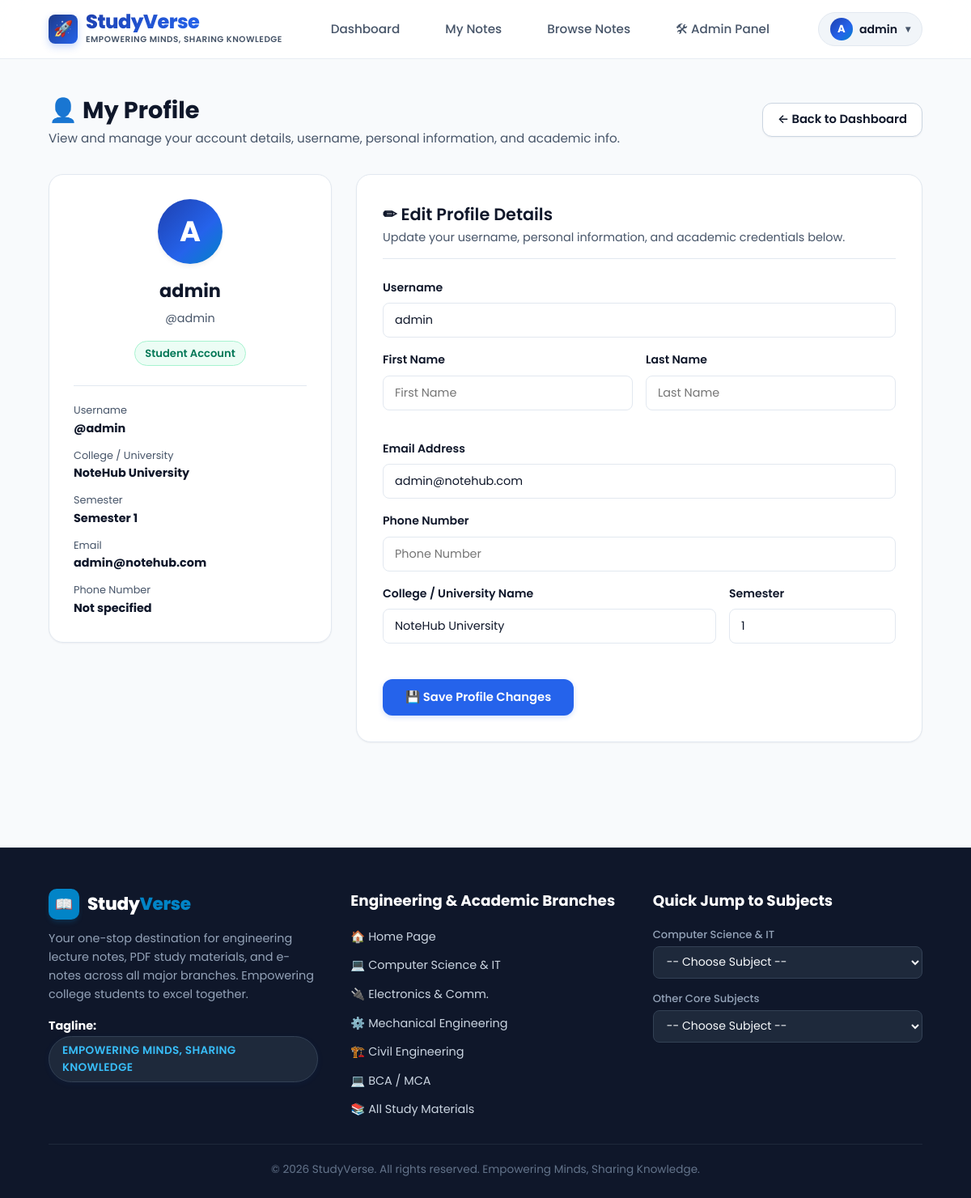
/accounts/profile/ (signed in), run on the app's committed database.
### accounts/models.py (models this page shows, shortened)
class Profile(models.Model):
    user = models.OneToOneField(
        User,
        on_delete=models.CASCADE
    )
    phone = models.CharField(max_length=15)
    college = models.CharField(max_length=100)
    semester = models.IntegerField()

### accounts/views.py (the view)
# urls.py: path("profile/", views.profile_view, name="profile"),
@login_required
def profile_view(request):
    profile, created = Profile.objects.get_or_create(
        user=request.user,
        defaults={'phone': '', 'college': 'Not specified', 'semester': 1}
    )
    success_msg = False
    if request.method == 'POST':
        u_form = UserUpdateForm(request.POST, instance=request.user)
        p_form = ProfileUpdateForm(request.POST, instance=profile)
        if u_form.is_valid() and p_form.is_valid():
            u_form.save()
            p_form.save()
            messages.success(request, "Profile details updated successfully!")
            success_msg = True
        else:
            messages.error(request, "Please fix the errors below.")
    else:
        u_form = UserUpdateForm(instance=request.user)
        p_form = ProfileUpdateForm(instance=profile)
    context = {
        'u_form': u_form,
        'p_form': p_form,
        'profile': profile,
        'success_msg': success_msg,
    }
    return render(request, 'accounts/profile.html', context)

### accounts/forms.py (shortened to what this page needs)
class UserUpdateForm(forms.ModelForm):
    class Meta:
        model = User
        fields = ['username', 'first_name', 'last_name', 'email']
    def __init__(self, *args, **kwargs):
        super().__init__(*args, **kwargs)
        self.fields['username'].widget.attrs.update({'class': 'form-control', 'placeholder': 'Username'})
        self.fields['first_name'].widget.attrs.update({'class': 'form-control', 'placeholder': 'First Name'})
        self.fields['last_name'].widget.attrs.update({'class': 'form-control', 'placeholder': 'Last Name'})
        self.fields['email'].widget.attrs.update({'class': 'form-control', 'placeholder': 'Email Address'})

class ProfileUpdateForm(forms.ModelForm):
    class Meta:
        model = Profile
        fields = ['phone', 'college', 'semester']
    def __init__(self, *args, **kwargs):
        super().__init__(*args, **kwargs)
        self.fields['phone'].widget.attrs.update({'class': 'form-control', 'placeholder': 'Phone Number'})
        self.fields['college'].widget.attrs.update({'class': 'form-control', 'placeholder': 'College / University'})
        self.fields['semester'].widget.attrs.update({'class': 'form-control', 'placeholder': 'Semester'})

### templates/accounts/profile.html (shortened to what this page needs)
{% extends "base.html" %}
{% block content %}
<div class="dashboard-wrapper">
    <div class="dashboard-header">
        <div>
            <h1>👤 My Profile</h1>
            <p>View and manage your account details, username, personal information, and academic info.</p>
        </div>
        <div>
            <a href="{% url 'dashboard' %}" class="btn-secondary">
                ← Back to Dashboard
            </a>
        </div>
    </div>
    <div style="display:grid; grid-template-columns: 1fr 2fr; gap:30px; align-items:start;">
        <div class="content-card" style="padding:30px; text-align:center;">
            <div style="width:80px; height:80px; border-radius:50%; background:var(--accent-gradient); color:white; font-size:2.2rem; font-weight:700; display:inline-flex; align-items:center; justify-content:center; margin-bottom:16px; box-shadow:var(--shadow-md);">
                {{ request.user.username|first|upper }}
            </div>
            <h2 style="font-size:1.4rem; color:var(--text-dark); margin-bottom:4px;">
                {{ request.user.first_name|default:request.user.username }} {{ request.user.last_name }}
            </h2>
            <p style="color:var(--text-muted); font-size:0.9rem; margin-bottom:16px;">@{{ request.user.username }}</p>
            <span class="status-pill approved" style="margin-bottom:24px;">Student Account</span>
            <div style="border-top:1px solid var(--border-light); padding-top:20px; text-align:left; font-size:0.9rem;">
                <div style="margin-bottom:12px;">
                    <span style="color:var(--text-muted); display:block; font-size:0.8rem;">Username</span>
                    <strong>@{{ request.user.username }}</strong>
                </div>
                <div style="margin-bottom:12px;">
                    <span style="color:var(--text-muted); display:block; font-size:0.8rem;">College / University</span>
                    <strong>{{ profile.college|default:"Not specified" }}</strong>
                </div>
                <div style="margin-bottom:12px;">
                    <span style="color:var(--text-muted); display:block; font-size:0.8rem;">Semester</span>
                    <strong>Semester {{ profile.semester|default:"1" }}</strong>
                </div>
                <div style="margin-bottom:12px;">
                    <span style="color:var(--text-muted); display:block; font-size:0.8rem;">Email</span>
                    <strong>{{ request.user.email|default:"Not specified" }}</strong>
                </div>
                <div>
                    <span style="color:var(--text-muted); display:block; font-size:0.8rem;">Phone Number</span>
                    <strong>{{ profile.phone|default:"Not specified" }}</strong>
                </div>
            </div>
        </div>
        <div class="content-card" style="padding:32px;">
            <div style="margin-bottom:24px; padding-bottom:14px; border-bottom:1px solid var(--border-light);">
                <h2 style="font-size:1.3rem; color:var(--text-dark); font-weight:600;">✏ Edit Profile Details</h2>
                <p style="color:var(--text-muted); font-size:0.9rem;">Update your username, personal information, and academic credentials below.</p>
            </div>
            <form method="POST">
                <div class="form-group" style="margin-bottom:16px;">
                    <label>Username</label>
                    {{ u_form.username }}
                </div>
                <div style="display:grid; grid-template-columns: 1fr 1fr; gap:16px; margin-bottom:16px;">
                    <div class="form-group">
                        <label>First Name</label>
                        {{ u_form.first_name }}
                    </div>
                    <div class="form-group">
                        <label>Last Name</label>
                        {{ u_form.last_name }}
                    </div>
                </div>
                <div class="form-group" style="margin-bottom:16px;">
                    <label>Email Address</label>
                    {{ u_form.email }}
                </div>
                <div class="form-group" style="margin-bottom:16px;">
                    <label>Phone Number</label>
                    {{ p_form.phone }}
                </div>
                <div style="display:grid; grid-template-columns: 2fr 1fr; gap:16px; margin-bottom:24px;">
                    <div class="form-group">
                        <label>College / University Name</label>
                        {{ p_form.college }}
                    </div>
                    <div class="form-group">
                        <label>Semester</label>
                        {{ p_form.semester }}
                    </div>
                </div>
                <button type="submit" class="btn-primary" style="padding:12px 28px;">
                    💾 Save Profile Changes
                </button>
            </form>
        </div>
    </div>
</div>
{% endblock %}

### templates/base.html (shortened to what this page needs)
{% load static %}
<!DOCTYPE html>
<html lang="en">
<head>
    <link rel="stylesheet" href="{% static 'css/style.css' %}">
</head>
<body>
    <nav class="navbar">
        <div class="logo">
            <a href="{% url 'home' %}">
                <span class="logo-icon">🚀</span>
                <div style="display:flex; flex-direction:column; justify-content:center;">
                    <span style="font-weight:800; line-height:1.1;" class="brand-gradient-text">StudyVerse</span>
                    <span style="font-size:0.65rem; text-transform:uppercase; letter-spacing:0.5px; color:var(--text-muted); font-weight:600; margin-top:1px;">Empowering Minds, Sharing Knowledge</span>
                </div>
            </a>
        </div>
        <ul class="nav-links">
            {% if user.is_authenticated %}
                <li><a href="{% url 'dashboard' %}">Dashboard</a></li>
                <li><a href="{% url 'my_notes' %}">My Notes</a></li>
                <li><a href="{% url 'browse_notes' %}">Browse Notes</a></li>
                {% if user.is_staff %}
                    <li><a href="{% url 'admin_dashboard' %}">🛠 Admin Panel</a></li>
                {% endif %}
            {% else %}
                <li><a href="{% url 'home' %}">Home</a></li>
                <li><a href="{% url 'browse_notes' %}">Browse Notes</a></li>
            {% endif %}
        </ul>
        <div class="nav-right">
            {% if user.is_authenticated %}
                <div class="user-dropdown-wrapper">
                    <button type="button" class="user-badge" id="userMenuBtn">
                        <span class="user-avatar">{{ user.username|first|upper }}</span>
                        <span>{{ user.first_name|default:user.username }}</span>
                        <span style="font-size:0.75rem; margin-left:2px; color:var(--text-muted);">▾</span>
                    </button>
                </div>
            {% else %}
                <a href="{% url 'login' %}" class="btn-secondary">Login</a>
                <a href="{% url 'register' %}" class="btn-primary">Register</a>
            {% endif %}
        </div>
    </nav>
    <main>
        {% block content %}
        {% endblock %}
    </main>
    <footer class="site-footer">
        <div class="footer-container">
            <div class="footer-col">
                <a class="brand-logo" href="{% url 'home' %}" style="margin-bottom:12px;">
                    <div class="brand-icon">
                        📖
                    </div>
                    <span class="brand-text" style="color:#ffffff;">Study<span class="brand-highlight">Verse</span></span>
                </a>
                <p>Your one-stop destination for engineering lecture notes, PDF study materials, and e-notes across all major branches. Empowering college students to excel together.</p>
                <div style="margin-top: 16px;">
                    <p><strong style="color:#ffffff;">Tagline:</strong> <span class="tagline-badge" style="background:#1e293b; color:#38bdf8; border-color:#334155;">Empowering Minds, Sharing Knowledge</span></p>
                </div>
            </div>
            <div class="footer-col">
                <h3>Engineering & Academic Branches</h3>
                <ul class="footer-list">
                    <li><a href="{% url 'home' %}">🏠 Home Page</a></li>
                    <li><a href="{% url 'browse_notes' %}?branch=CSE">💻 Computer Science & IT</a></li>
                    <li><a href="{% url 'browse_notes' %}?branch=ECE">🔌 Electronics & Comm.</a></li>
                    <li><a href="{% url 'browse_notes' %}?branch=ME">⚙️ Mechanical Engineering</a></li>
                    <li><a href="{% url 'browse_notes' %}?branch=CIVIL">🏗️ Civil Engineering</a></li>
                    <li><a href="{% url 'browse_notes' %}?branch=BCA_MCA">💻 BCA / MCA</a></li>
                    <li><a href="{% url 'browse_notes' %}">📚 All Study Materials</a></li>
                </ul>
            </div>
            <div class="footer-col">
                <h3>Quick Jump to Subjects</h3>
                <div class="dropdown-group">
                    <label>Computer Science & IT</label>
                    <select class="footer-select" onchange="if(this.value) window.location.href=this.value;">
                        <option value="">-- Choose Subject --</option>
                    </select>
                </div>
                <div class="dropdown-group">
                    <label>Other Core Subjects</label>
                    <select class="footer-select" onchange="if(this.value) window.location.href=this.value;">
                        <option value="">-- Choose Subject --</option>
                    </select>
                </div>
            </div>
        </div>
        <div class="footer-bottom">
            <p>&copy; 2026 StudyVerse. All rights reserved. Empowering Minds, Sharing Knowledge.</p>
        </div>
    </footer>
</body>
</html>

### data on the page
Profile: college "NoteHub University", semester "1", phone "Not specified"

### other printed values
{{ user.username|first|upper }} "A"
{{ user.first_name|default:user.username }} "admin"
{{ request.user.username|first|upper }} "A"
{{ request.user.first_name|default:request.user.username }} "admin"
{{ request.user.username }} "admin"
{{ request.user.email|default:"Not specified" }} "admin@notehub.com"
